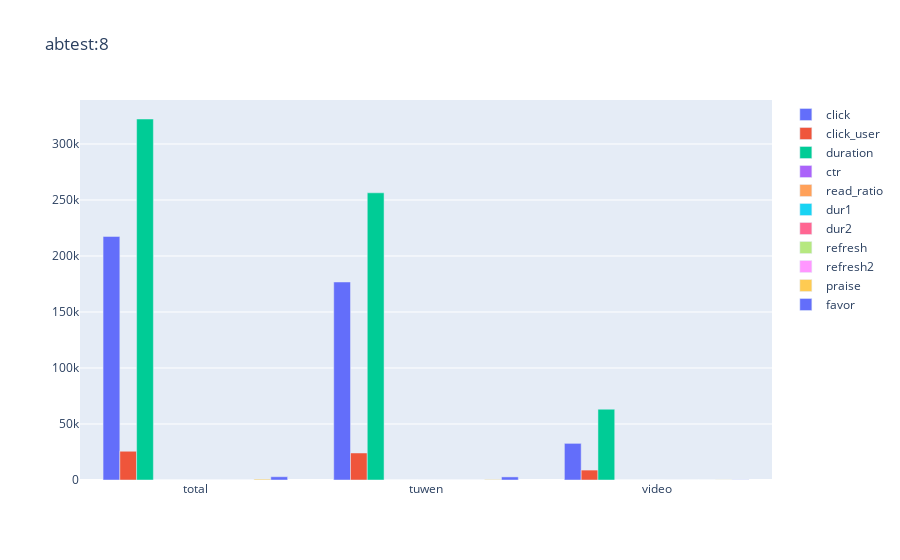
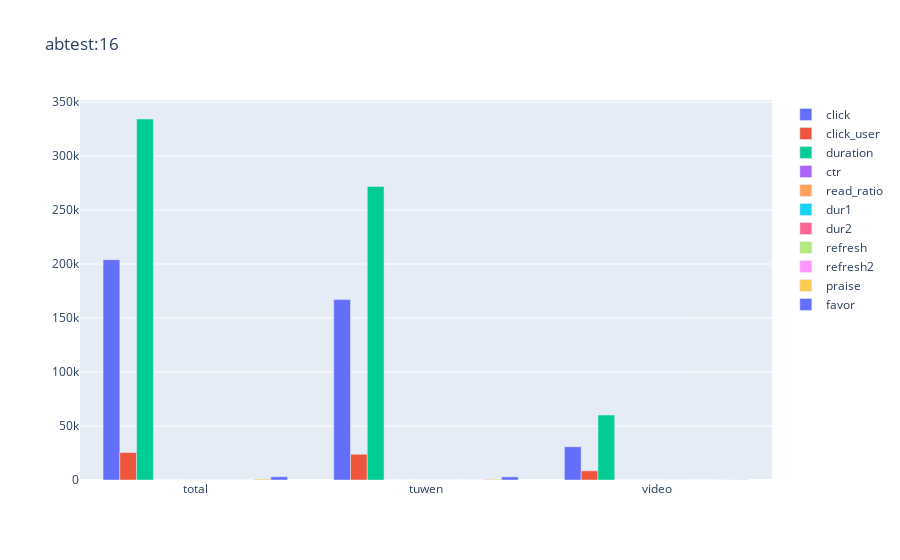

Notebook source saved alongside these figures, in order:
### Code cell
import plotly.graph_objects as go
df_ = ndf2[ndf2.data_obj=='quality_recommend'][ndf2.name!='small_video'] \
      .groupby(['name', 'abtest']).head(1) \
      .groupby(['name', 'abtest'], as_index=False).mean()
# names = ['read_ratio', 'dur1', 'dur2', 'click', 'duration', 'click_user']
names = ['click', 'click_user', 'duration', 'ctr', 'read_ratio', 'dur1', 'dur2', 
         'refresh', 'refresh2', 'praise', 'favor']

for abid in abids:
    fig = go.Figure(data=[
        go.Bar(name=name, 
               x=df_[df_.abtest==abid].name, 
               y=df_[df_.abtest==abid][name]) for name in names]
        )
    # Change the bar mode
    fig.update_layout(barmode='group', title_text='abtest:%d' % abid)
    fig.show()

### Figure 1 — Plotly figure (JSON) as saved in the notebook; plotly's stock layout.template omitted (floating-point values rounded to 4 significant figures)
{"data": [{"name": "click", "type": "bar", "x": ["total", "tuwen", "video"], "y": [217491, 176802, 32712]}, {"name": "click_user", "type": "bar", "x": ["total", "tuwen", "video"], "y": [25668, 24130, 8854]}, {"name": "duration", "type": "bar", "x": ["total", "tuwen", "video"], "y": [322300.0, 256400.0, 63230.0]}, {"name": "ctr", "type": "bar", "x": ["total", "tuwen", "video"], "y": [0.0456, 0.05771, 0.0264]}, {"name": "read_ratio", "type": "bar", "x": ["total", "tuwen", "video"], "y": [0.4622, 0.4345, 0.1612]}, {"name": "dur1", "type": "bar", "x": ["total", "tuwen", "video"], "y": [5.805, 4.618, 1.151]}, {"name": "dur2", "type": "bar", "x": ["total", "tuwen", "video"], "y": [12.56, 10.63, 7.141]}, {"name": "refresh", "type": "bar", "x": ["total", "tuwen", "video"], "y": [5.214, 4.686, 0.5338]}, {"name": "refresh2", "type": "bar", "x": ["total", "tuwen", "video"], "y": [11.28, 10.78, 3.311]}, {"name": "praise", "type": "bar", "x": ["total", "tuwen", "video"], "y": [766, 443, 109]}, {"name": "favor", "type": "bar", "x": ["total", "tuwen", "video"], "y": [2929, 2767, 154]}], "layout": {"barmode": "group", "title": {"text": "abtest:8"}}}

### Figure 2 — Plotly figure (JSON) as saved in the notebook; plotly's stock layout.template omitted (floating-point values rounded to 4 significant figures)
{"data": [{"name": "click", "type": "bar", "x": ["total", "tuwen", "video"], "y": [204018, 167040, 30757]}, {"name": "click_user", "type": "bar", "x": ["total", "tuwen", "video"], "y": [25444, 23825, 8519]}, {"name": "duration", "type": "bar", "x": ["total", "tuwen", "video"], "y": [334200.0, 271800.0, 60180.0]}, {"name": "ctr", "type": "bar", "x": ["total", "tuwen", "video"], "y": [0.04387, 0.05593, 0.02535]}, {"name": "read_ratio", "type": "bar", "x": ["total", "tuwen", "video"], "y": [0.4597, 0.4304, 0.1556]}, {"name": "dur1", "type": "bar", "x": ["total", "tuwen", "video"], "y": [6.038, 4.91, 1.099]}, {"name": "dur2", "type": "bar", "x": ["total", "tuwen", "video"], "y": [13.14, 11.41, 7.064]}, {"name": "refresh", "type": "bar", "x": ["total", "tuwen", "video"], "y": [5.1, 4.598, 0.5074]}, {"name": "refresh2", "type": "bar", "x": ["total", "tuwen", "video"], "y": [11.09, 10.68, 3.261]}, {"name": "praise", "type": "bar", "x": ["total", "tuwen", "video"], "y": [898, 670, 93]}, {"name": "favor", "type": "bar", "x": ["total", "tuwen", "video"], "y": [3048, 2915, 117]}], "layout": {"barmode": "group", "title": {"text": "abtest:16"}}}
